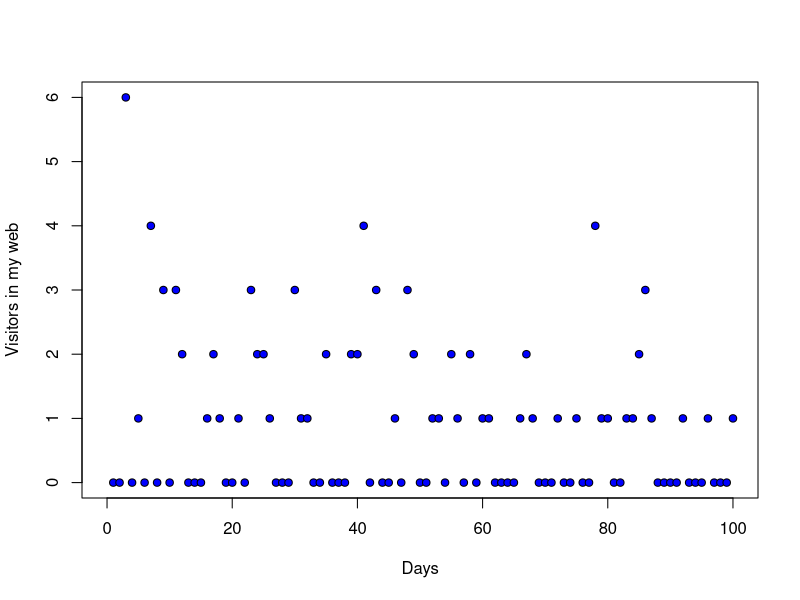
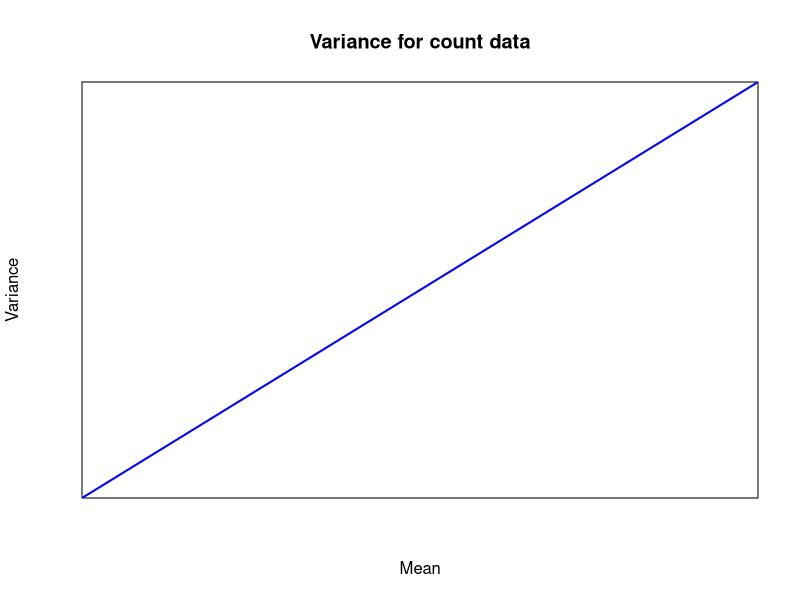
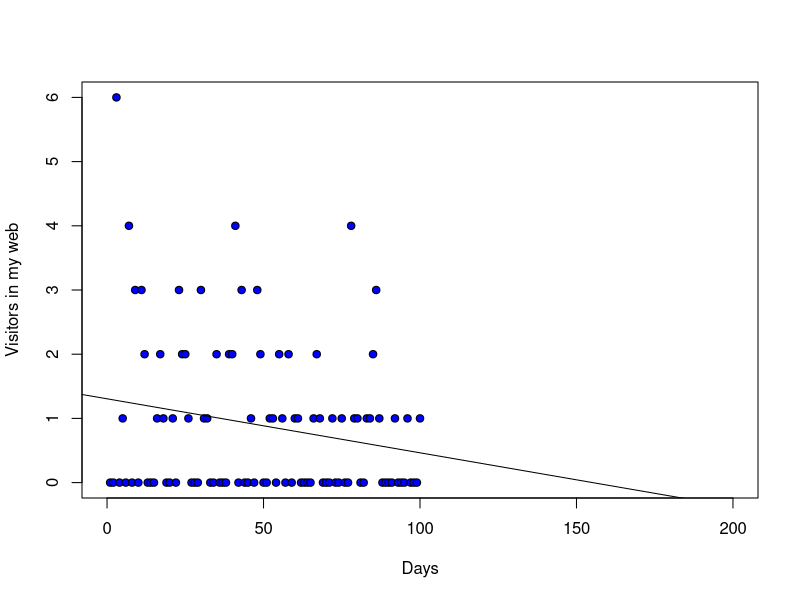
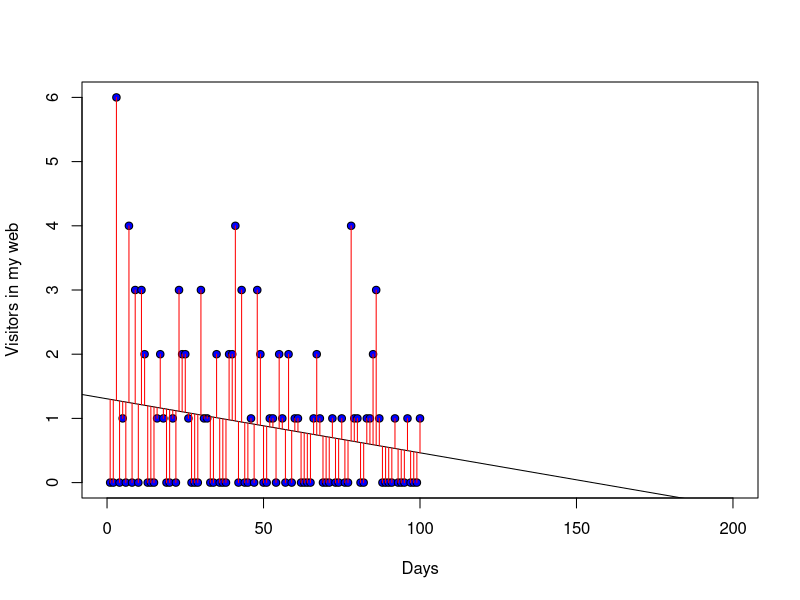
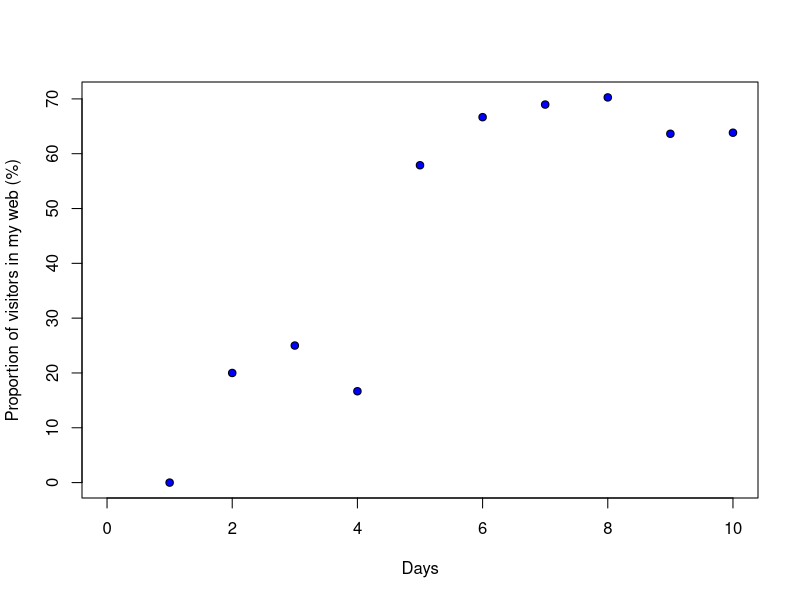
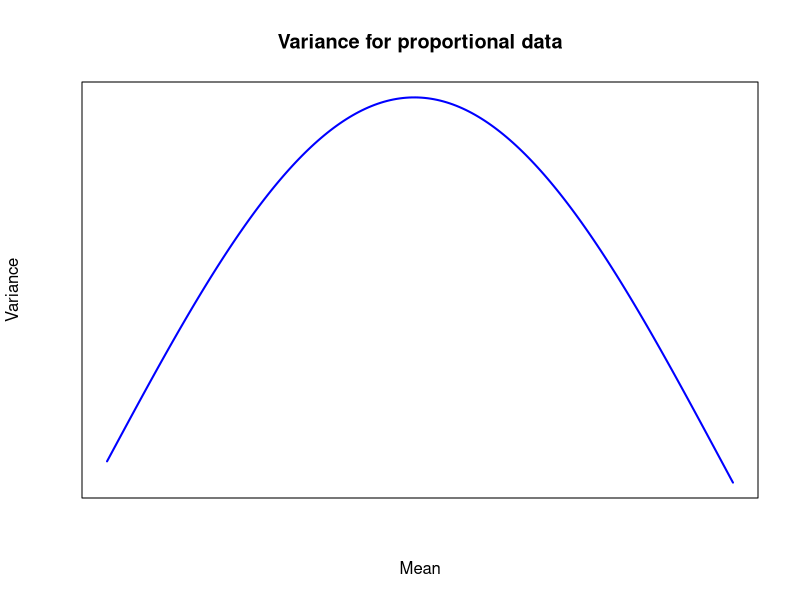
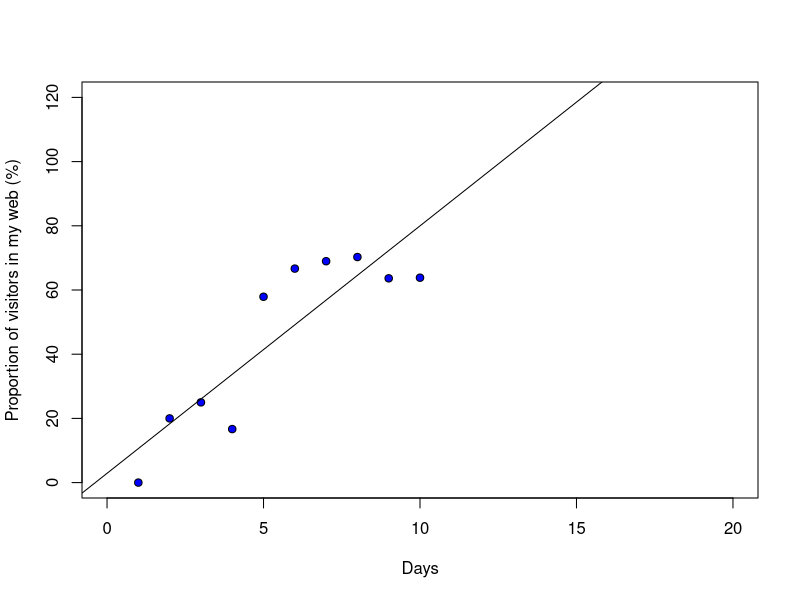
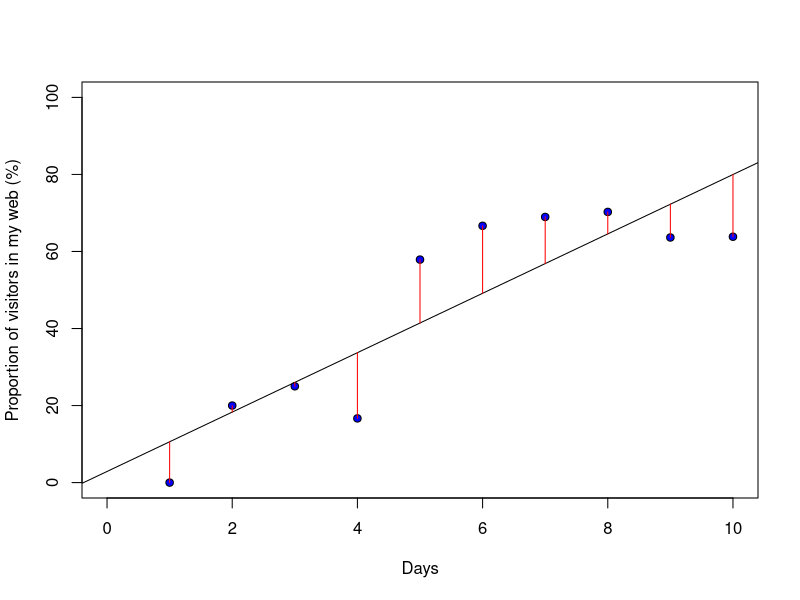

Reproduce these figures in R, in order.
## ---- chunk 1
knitr::opts_chunk$set(echo = TRUE)
## ---- chunk 2

# regression

    nvisitors <- c(0,0,6,0,1,0,4,0,3,0,3,2,0,0,0,1,2,1,0,0,1,0,3,2,2,1,0,0,0,
                   3,1,1,0,0,2,0,0,0,2,2,4,0,3,0,0,1,0,3,2,0,0,1,1,0,2,1,0,2,
                   0,1,1,0,0,0,0,1,2,1,0,0,0,1,0,0,1,0,0,4,1,1,0,0,1,1,2,3,1,0,
                   0,0,0,1,0,0,0,1,0,0,0,1)
  
    days <- 1:100
    webvisitors <- data.frame(days, nvisitors)

    plot(webvisitors$days, webvisitors$nvisitors, pch=21, bg="blue", 
         xlab = "Days", 
         ylab = "Visitors in my web",
         xlim= c(0,100))
  
## ---- chunk 3
    plot(NULL, xlim=c(0,1), ylim=c(0,1), ylab="Variance", xlab="Mean", axes=F,
         main="Variance for count data")
    box()
    abline( 0, 1, col="blue", lwd=2)
## ---- chunk 4
   plot(webvisitors$days, webvisitors$nvisitors, pch=21, bg="blue", 
         xlab = "Days", 
         ylab = "Visitors in my web",
         xlim= c(0,200))
    model <- lm(webvisitors$nvisitors~webvisitors$days)
    summary(model)
    abline( 1.304848, -0.008413, col="black")
## ---- chunk 5
    plot(webvisitors$days, webvisitors$nvisitors, pch=21, bg="blue", 
         xlab = "Days", 
         ylab = "Visitors in my web",
         xlim= c(0,200))
    model <- lm(webvisitors$nvisitors~webvisitors$days)
    abline( 1.304848, -0.008413, col="black")
    fittedVisitors <- predict(model)
    # Draw residue lines 
    for (i in 1:100)
        lines (c(webvisitors$days[i], webvisitors$days[i]), 
               c(webvisitors$nvisitors[i], fittedVisitors[i]), col="red")
## ---- chunk 6

# regression

    nNOvisitors <- c(1,4,9,20,24,40,45,55,80,85)
    visitors<- c(0,1,3,4,33,80,100,130,140,150)
    days <- 1:10
    propwebvisitors <- data.frame(Days=days, Visitors=visitors,
                                  NoVisitors=nNOvisitors,
                                  Proportion=round(visitors/(nNOvisitors+visitors),2))
    print(propwebvisitors)
    plot(days,  (visitors/(nNOvisitors+ visitors))*100, pch=21, bg="blue", 
         xlab = "Days", 
         ylab = "Proportion of visitors in my web (%)",
         xlim= c(0,10))
  
## ---- chunk 7
    curve(sin(x), from=0, to=3.2, n=200, xlab="Mean", ylab="Variance", 
          col="blue", lwd=2, main="Variance for proportional data", axes=F)
     box()
## ---- chunk 8
    plot(days,  (visitors/(nNOvisitors+ visitors))*100, pch=21, bg="blue", 
         xlab = "Days", 
         ylab = "Proportion of visitors in my web (%)",
         xlim= c(0,20), ylim= c(0,120))
    model <- lm((visitors/(nNOvisitors+ visitors))*100~days)
    abline( 2.895, 7.709, col="black")

## ---- chunk 9
    plot(days,  (visitors/(nNOvisitors+ visitors))*100, pch=21, bg="blue", 
         xlab = "Days", 
         ylab = "Proportion of visitors in my web (%)",
           xlim= c(0,10), ylim= c(0,100))
    model <- lm((visitors/(nNOvisitors+ visitors))*100~days)
    abline( 2.895, 7.709, col="black")
    fittedVisitors <- predict(model)
    # Draw residue lines 
    for (i in 1:10)
        lines (c(days[i], days[i]), 
               c((visitors/(nNOvisitors+ visitors)*100)[i], fittedVisitors[i]), col="red")
